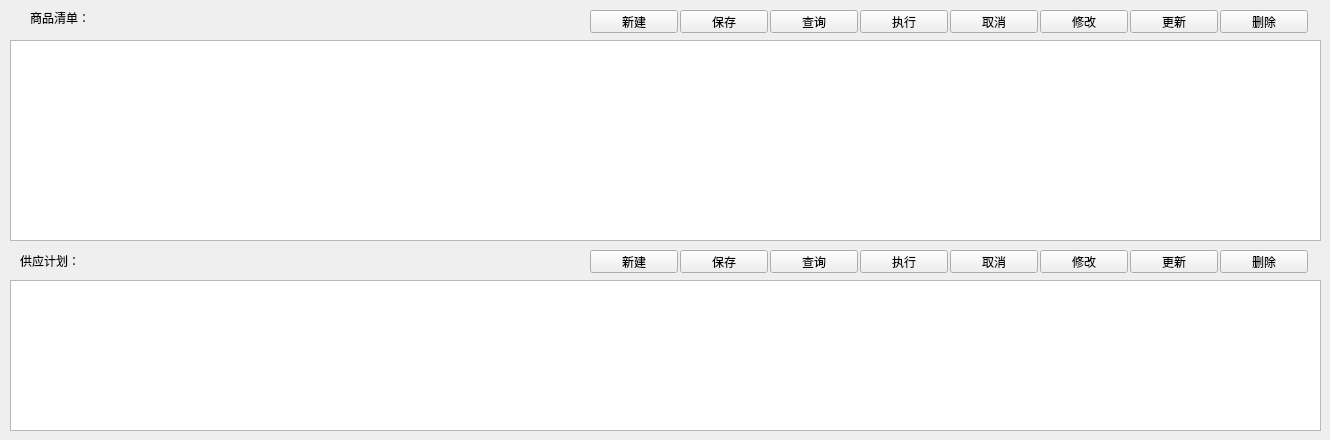
    <widget class="QWidget" name="Dtab_Purchase_Plan">
     <attribute name="title">
      <string>采购计划</string>
     </attribute>
     <widget class="QTableWidget" name="tbw_Purchase_Plan_Prod">
      <property name="geometry">
       <rect>
        <x>10</x>
        <y>40</y>
        <width>1311</width>
        <height>201</height>
       </rect>
      </property>
     </widget>
     <widget class="QTableWidget" name="tbw_Purchase_Plan_Goods">
      <property name="geometry">
       <rect>
        <x>10</x>
        <y>280</y>
        <width>1311</width>
        <height>151</height>
       </rect>
      </property>
     </widget>
     <widget class="QLabel" name="label_118">
      <property name="geometry">
       <rect>
        <x>30</x>
        <y>10</y>
        <width>81</width>
        <height>16</height>
       </rect>
      </property>
      <property name="text">
       <string>商品清单：</string>
      </property>
     </widget>
     <widget class="QLabel" name="label_119">
      <property name="geometry">
       <rect>
        <x>20</x>
        <y>250</y>
        <width>91</width>
        <height>21</height>
       </rect>
      </property>
      <property name="text">
       <string>供应计划：</string>
      </property>
     </widget>
     <widget class="QPushButton" name="pbtn_Purchase_Plan_Prod_Delete">
      <property name="geometry">
       <rect>
        <x>1220</x>
        <y>10</y>
        <width>88</width>
        <height>23</height>
       </rect>
      </property>
      <property name="text">
       <string>删除</string>
      </property>
     </widget>
     <widget class="QPushButton" name="pbtn_Purchase_Plan_Prod_Update">
      <property name="geometry">
       <rect>
        <x>1130</x>
        <y>10</y>
        <width>88</width>
        <height>23</height>
       </rect>
      </property>
      <property name="text">
       <string>更新</string>
      </property>
     </widget>
     <widget class="QPushButton" name="pbtn_Purchase_Plan_Prod_Modify">
      <property name="geometry">
       <rect>
        <x>1040</x>
        <y>10</y>
        <width>88</width>
        <height>23</height>
       </rect>
      </property>
      <property name="text">
       <string>修改</string>
      </property>
     </widget>
     <widget class="QPushButton" name="pbtn_Purchase_Plan_Prod_Run">
      <property name="geometry">
       <rect>
        <x>860</x>
        <y>10</y>
        <width>88</width>
        <height>23</height>
       </rect>
      </property>
      <property name="text">
       <string>执行</string>
      </property>
     </widget>
     <widget class="QPushButton" name="pbtn_Purchase_Plan_Prod_Cancel">
      <property name="geometry">
       <rect>
        <x>950</x>
        <y>10</y>
        <width>88</width>
        <height>23</height>
       </rect>
      </property>
      <property name="text">
       <string>取消</string>
      </property>
     </widget>
     <widget class="QPushButton" name="pbtn_Purchase_Plan_Prod_New">
      <property name="geometry">
       <rect>
        <x>590</x>
        <y>10</y>
        <width>88</width>
        <height>23</height>
       </rect>
      </property>
      <property name="text">
       <string>新建</string>
      </property>
     </widget>
     <widget class="QPushButton" name="pbtn_Purchase_Plan_Prod_Query">
      <property name="geometry">
       <rect>
        <x>770</x>
        <y>10</y>
        <width>88</width>
        <height>23</height>
       </rect>
      </property>
      <property name="text">
       <string>查询</string>
      </property>
     </widget>
     <widget class="QPushButton" name="pbtn_Purchase_Plan_Prod_Save">
      <property name="geometry">
       <rect>
        <x>680</x>
        <y>10</y>
        <width>88</width>
        <height>23</height>
       </rect>
      </property>
      <property name="text">
       <string>保存</string>
      </property>
     </widget>
     <widget class="QPushButton" name="pbtn_Purchase_Plan_Goods_Delete">
      <property name="geometry">
       <rect>
        <x>1220</x>
        <y>250</y>
        <width>88</width>
        <height>23</height>
       </rect>
      </property>
      <property name="text">
       <string>删除</string>
      </property>
     </widget>
     <widget class="QPushButton" name="pbtn_Purchase_Plan_Goods_Update">
      <property name="geometry">
       <rect>
        <x>1130</x>
        <y>250</y>
        <width>88</width>
        <height>23</height>
       </rect>
      </property>
      <property name="text">
       <string>更新</string>
      </property>
     </widget>
     <widget class="QPushButton" name="pbtn_Purchase_Plan_Goods_Modify">
      <property name="geometry">
       <rect>
        <x>1040</x>
        <y>250</y>
        <width>88</width>
        <height>23</height>
       </rect>
      </property>
      <property name="text">
       <string>修改</string>
      </property>
     </widget>
     <widget class="QPushButton" name="pbtn_Purchase_Plan_Goods_Run">
      <property name="geometry">
       <rect>
        <x>860</x>
        <y>250</y>
        <width>88</width>
        <height>23</height>
       </rect>
      </property>
      <property name="text">
       <string>执行</string>
      </property>
     </widget>
     <widget class="QPushButton" name="pbtn_Purchase_Plan_Goods_Cancel">
      <property name="geometry">
       <rect>
        <x>950</x>
        <y>250</y>
        <width>88</width>
        <height>23</height>
       </rect>
      </property>
      <property name="text">
       <string>取消</string>
      </property>
     </widget>
     <widget class="QPushButton" name="pbtn_Purchase_Plan_Goods_New">
      <property name="geometry">
       <rect>
        <x>590</x>
        <y>250</y>
        <width>88</width>
        <height>23</height>
       </rect>
      </property>
      <property name="text">
       <string>新建</string>
      </property>
     </widget>
     <widget class="QPushButton" name="pbtn_Purchase_Plan_Goods_Query">
      <property name="geometry">
       <rect>
        <x>770</x>
        <y>250</y>
        <width>88</width>
        <height>23</height>
       </rect>
      </property>
      <property name="text">
       <string>查询</string>
      </property>
     </widget>
     <widget class="QPushButton" name="pbtn_Purchase_Plan_Goods_Save">
      <property name="geometry">
       <rect>
        <x>680</x>
        <y>250</y>
        <width>88</width>
        <height>23</height>
       </rect>
      </property>
      <property name="text">
       <string>保存</string>
      </property>
     </widget>
    </widget>
